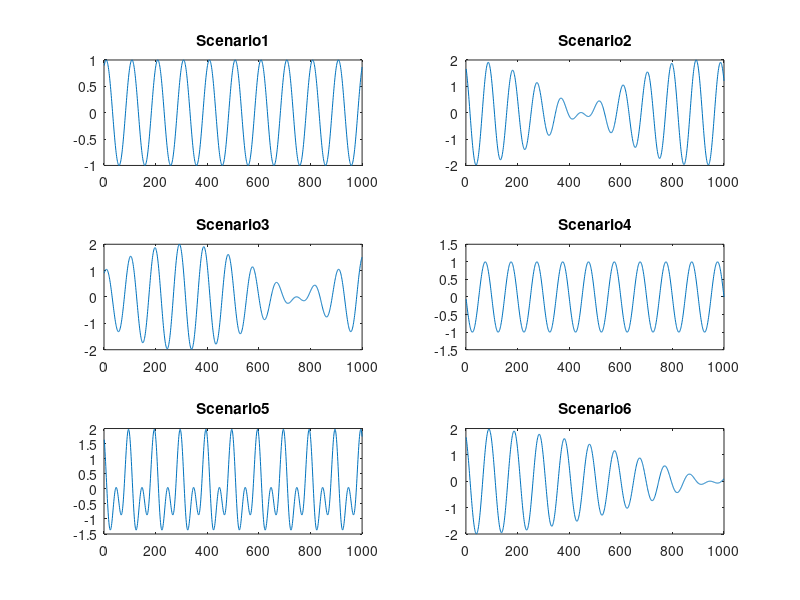

This chart was generated by the following MATLAB code:
clear all

x=1:1000
t(1:1000)=1000
A0=1
lambda1=100;
T1=60;

lambda2=100;
T2=50;
for i=1:1000
    Scenario1(i)=A0 * ( sin( 2*pi *(x(i)/lambda1 - t(i)/T1) ) + sin( 2*pi *(x(i)/lambda2 - t(i)/T2) ) );
end
subplot(3,2,1)
plot(x,Scenario1)
title('Scenario1')

lambda2=90;
T2=60;
for i=1:1000
    Scenario2(i)=A0 * ( sin( 2*pi *(x(i)/lambda1 - t(i)/T1) ) + sin( 2*pi *(x(i)/lambda2 - t(i)/T2) ) );
end
subplot(3,2,2)
plot(x,Scenario2)
title('Scenario2')

lambda2=90;
T2=50;
for i=1:1000
    Scenario3(i)=A0 * ( sin( 2*pi *(x(i)/lambda1 - t(i)/T1) ) + sin( 2*pi *(x(i)/lambda2 - t(i)/T2) ) );
end
subplot(3,2,3)
plot(x,Scenario3)
title('Scenario3')

lambda2=100;
T2=-60;
for i=1:1000
    Scenario4(i)=A0 * ( sin( 2*pi *(x(i)/lambda1 - t(i)/T1) ) + sin( 2*pi *(x(i)/lambda2 - t(i)/T2) ) );
end
subplot(3,2,4)
plot(x,Scenario4)
title('Scenario4')

lambda2=50;
T2=-30;
for i=1:1000
    Scenario5(i)=A0 * ( sin( 2*pi *(x(i)/lambda1 - t(i)/T1) ) + sin( 2*pi *(x(i)/lambda2 - t(i)/T2) ) );
end
subplot(3,2,5)
plot(x,Scenario5)
title('Scenario5')

lambda2=95;
T2=-30;
for i=1:1000
    Scenario6(i)=A0 * ( sin( 2*pi *(x(i)/lambda1 - t(i)/T1) ) + sin( 2*pi *(x(i)/lambda2 - t(i)/T2) ) );
end
subplot(3,2,6)
plot(x,Scenario6)
title('Scenario6')